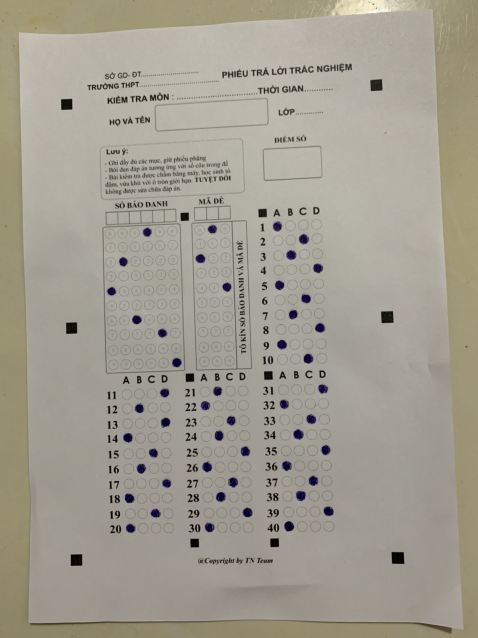
#> input picture phieu5.jpg, 956 x 1276 px (shown at 1/2 size)
$ python test3.py
#> lines starting #> are read from the running program, lines starting #| are printed output that depends on the picture; after the words box and inside, x2 and y2 are one past the last pixel; in counts of white or black regions, pixels touching at a corner belong together
import cv2
import numpy as np

circles = np.zeros((4,2),int)
count = 0

def mousePoint(event, x, y, flags, params):
    global count
    if event == cv2.EVENT_LBUTTONDOWN:
        print(x,y)
        circles[count] = x,y
        count = count + 1
        print(count)

img = cv2.imread("phieu5.jpg")
#> img is the input picture: shape (1276, 956, 3); mean B, G, R 144.3, 157.2, 161.8
img1 = cv2.imread("phieu.png")
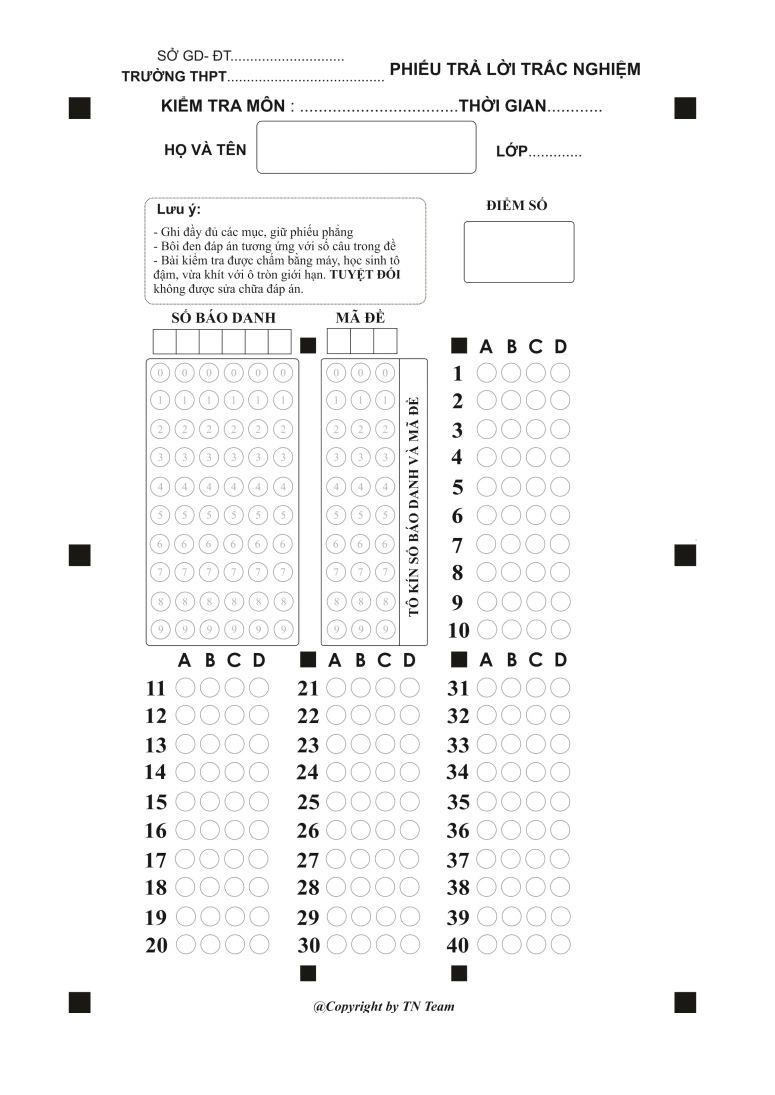
#> input picture phieu.png, 775 x 1095 px
#> img1 is the input picture: shape (1095, 775, 3); mean B, G, R 247.6, 247.7, 247.7

width1 = 400
w1,h1 = img1.shape[1],img.shape[0]
#> w1 = 775; h1 = 1276
height1 = int((width1*h1)/w1)
#> height1 = 658
img1 = cv2.resize(img1,(width1,height1))
#> img1: shape (658, 400, 3)

width = 550
w,h = img.shape[1],img.shape[0]
#> w = 956; h = 1276
height = int((width*h)/w)
#> height = 734
img = cv2.resize(img,(width,height))
#> img: shape (734, 550, 3)

circles[0] = [23,39]
circles[1] = [491,12]
circles[2] = [33,719]
circles[3] = [533,726]

width, height = width1,height1
#> width = 400; height = 658
pts1 = np.float32([circles[0],circles[1],circles[2],circles[3]])
pts2 = np.float32([[0,0],[width,0],[0,height],[width,height]])
#> pts2 = [[0, 0], [400, 0], [0, 658], [400, 658]]
matrix = cv2.getPerspectiveTransform(pts1,pts2)
output = cv2.warpPerspective(img,matrix,(width,height))

img_gray = cv2.cvtColor(img,cv2.COLOR_RGB2GRAY)
img_blur = cv2.GaussianBlur(img_gray,(5,5),1)
img_canny = cv2.Canny(img_blur,100,450)
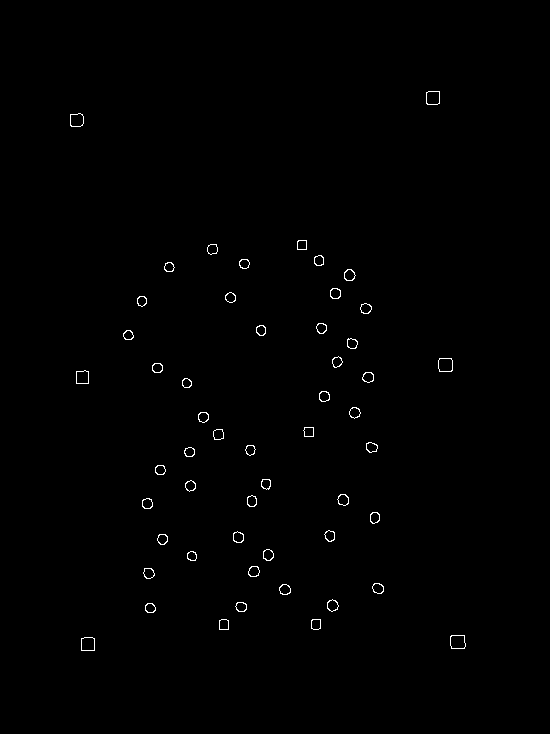
#> img_canny: shape (734, 550); 0.51% white in thin lines or dots, all inside (x1, y1, x2, y2) = (70, 91, 466, 651)

img1_gray = cv2.cvtColor(img1,cv2.COLOR_RGB2GRAY)
img1_blur = cv2.GaussianBlur(img1_gray,(5,5),1)
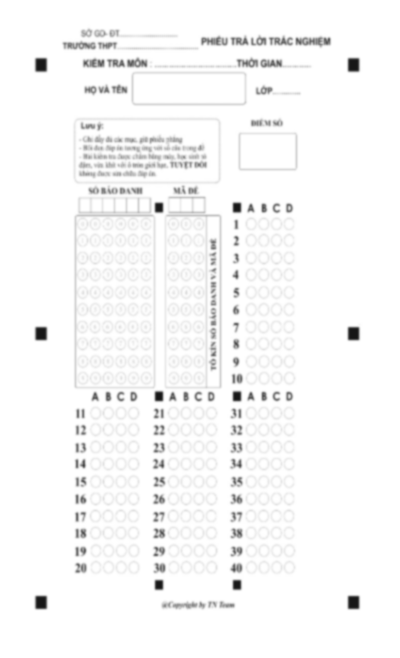
#> img1_blur: shape (658, 400); min 23, max 255, mean 247.6
output = cv2.cvtColor(output,cv2.COLOR_RGB2GRAY)
#> output: shape (658, 400)
output_blur = cv2.GaussianBlur(output,(7,7),1)
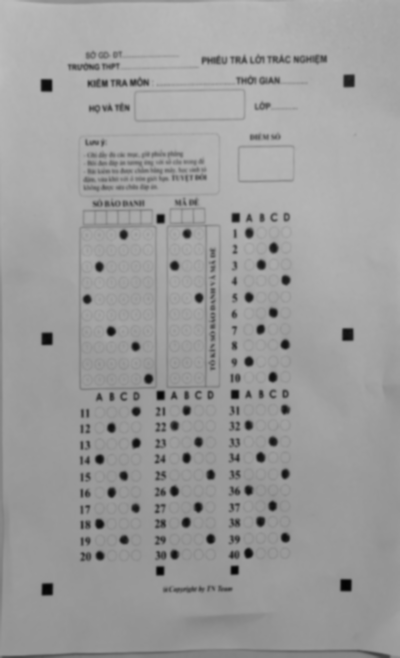
#> output_blur: shape (658, 400); min 3, max 188, mean 156.9

output_canny = cv2.Canny(output_blur,10,450)
#> output_canny: shape (658, 400); 0.45% white in thin lines or dots, all inside (x1, y1, x2, y2) = (40, 79, 354, 576)
img1_canny = cv2.Canny(img1_blur,10,450)
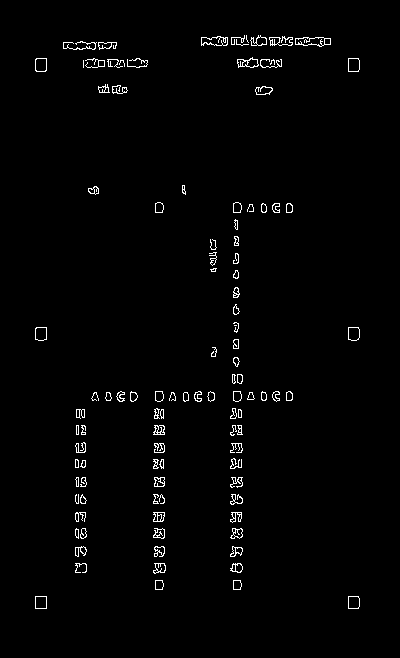
#> img1_canny: shape (658, 400); 1.6% white in thin lines or dots, all inside (x1, y1, x2, y2) = (35, 35, 360, 609)

orb = cv2.ORB_create(nfeatures=1000)

kp1,des1 = orb.detectAndCompute(img1_canny,None)
#> kp1 = 865 keypoints; strongest (x, y, size): (236, 275, 31), (285, 40, 31), (239, 550, 31), (236, 360, 31)
kp2,des2 = orb.detectAndCompute(output_canny,None)
#> kp2 = 781 keypoints; strongest (x, y, size): (111, 494, 31), (199, 299, 31), (248, 295, 31), (248, 299, 31)

imgKp1 = cv2.drawKeypoints(img1_canny,kp1,None)
imgKp2 = cv2.drawKeypoints(output_canny,kp2,None)
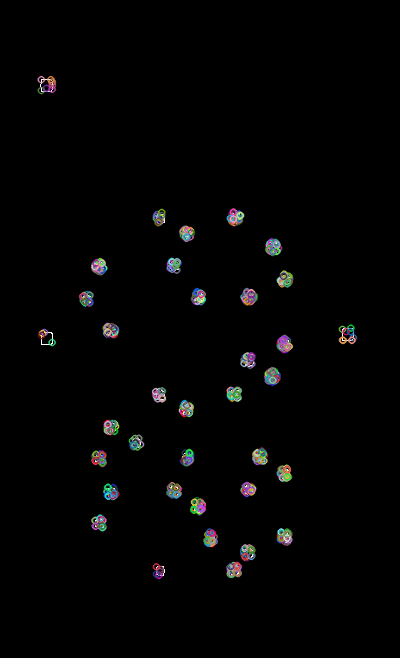
#> imgKp2: shape (658, 400, 3); mean of channels 0, 1, 2 3.4, 3.5, 3.5; drawn as B, G, R

bf = cv2.BFMatcher()
matches = bf.knnMatch(des2,des1,k=2)
#> matches = 781 matches

good = []
for m,n in matches:
    if m.distance < 0.7 * n.distance:
        good.append([m])
#> after the loop, good = 73 matches
print(len(good))
#| 73
img3 = cv2.drawMatchesKnn(img1_canny,kp1,output_canny,kp2,good,None,flags=2)
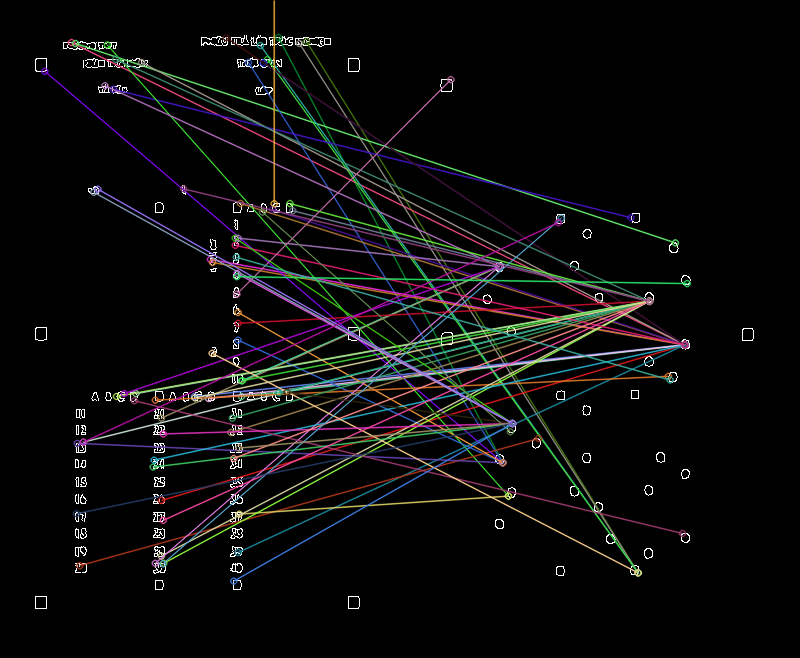
#> img3: shape (658, 800, 3); mean of channels 0, 1, 2 11.8, 11.8, 12.2; drawn as B, G, R


cv2.imshow("canny",img3)
cv2.imshow("phieu",img1_canny)
cv2.imshow("cut img",output_canny)
cv2.imshow("orignal img",img_canny)

cv2.waitKey(0)
